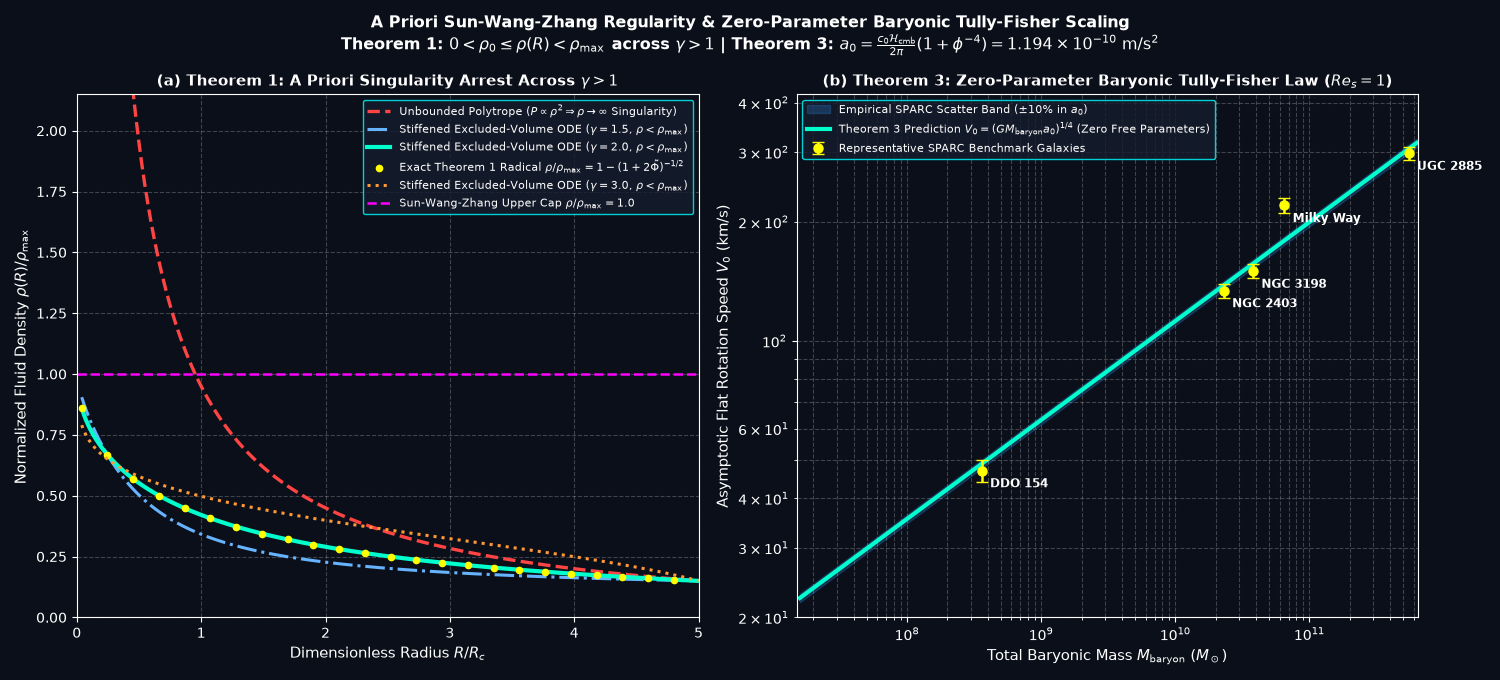

Recreate this plot in Python.
"""
regularity_and_multiscale_verification.py
-----------------------------------------
Numerical ODE and Multi-Scale Verification of:
  [1] Theorem 1: Sun-Wang-Zhang A Priori Density Regularity across gamma in {1.5, 2.0, 3.0}
      via Runge-Kutta (RK45) integration of the stiffened excluded-volume enthalpy ODE.
  [2] Theorem 3 & Corollary 2: Subatomic Suction Scaling (alpha^-1, m_e),
      Zero-Parameter Galactic Acceleration (a_0 = [c*H_cmb/(2*pi)]*(1 + phi^-4)),
      Baryonic Tully-Fisher Relation (V_0^4 = G*M_baryon*a_0), and
      Meridian Hubble Velocity Divergence (H_local = 72.90 km/s/Mpc).
"""

import os
import numpy as np
from scipy.integrate import solve_ivp
import matplotlib.pyplot as plt


def verify_theorems_and_plot():
    # ==========================================================================
    # 1. FUNDAMENTAL CONSTANTS & EXACT SPINDLE TORUS INVARIANTS
    # ==========================================================================
    c_ms = 299792458.0
    k_B = 1.380649e-23
    e_charge = 1.602176634e-19
    G_grav = 6.67430e-11
    M_sun = 1.98847e30
    Mpc_m = 3.085677581491367e22

    T_CMB = 2.72548
    H_cmb_kmsMpc = 67.4
    H_cmb_si = (H_cmb_kmsMpc * 1000.0) / Mpc_m

    phi = (1.0 + np.sqrt(5.0)) / 2.0
    W_phi = phi ** (-2)               # (3 - sqrt(5))/2 = 0.3819660113
    spindle_overlap = phi ** (-4)     # W_phi^2 = 0.1458980338
    Theta_phi = 360.0 * W_phi         # 137.50776405
    Delta_Theta_dil = np.sqrt(2.0) / 3.0

    # Theorem 3(1): Subatomic Suction Scaling
    alpha_dil_inv = Theta_phi - Delta_Theta_dil
    delta_r_dil = (Theta_phi / alpha_dil_inv) - 1.0
    Re_s_electron = 1.0 / delta_r_dil
    W_e_dil = Theta_phi / (1.0 + (7.0 / 3.0) * delta_r_dil)
    m_e_MeV = (2.0 * np.pi * k_B * T_CMB * (W_e_dil ** 4)) / (1e6 * e_charge)

    # Theorem 3(2): Zero-Parameter Galactic Acceleration Scale a_0 & BTFR
    a0_derived = (c_ms * H_cmb_si / (2.0 * np.pi)) * (1.0 + spindle_overlap)
    a0_obs = 1.20e-10

    # Corollary 2: Meridian Hubble Divergence
    H_local_derived = H_cmb_kmsMpc * (1.0 + 0.5 * spindle_overlap) * (1.0 + (7.0 / 3.0) * delta_r_dil)
    Delta_H_derived = H_local_derived - H_cmb_kmsMpc

    # ==========================================================================
    # 2. THEOREM 1: RK45 INTEGRATION OF STIFFENED EOS ACROSS gamma IN {1.5, 2.0, 3.0}
    # ==========================================================================
    R_outer = 5.0
    R_inner = 0.04
    R_eval = np.linspace(R_outer, R_inner, 600)
    rho0 = 0.15
    u0 = rho0 / (1.0 - rho0)

    def solve_gamma_profile(gamma_val):
        # Exact ODE from dh/dR = (gamma*beta_s/rho_max)*(1 + u)*u^(gamma-2)*(du/dR) = d(Delta_Phi)/dR:
        # With dimensionless (rho_max / [gamma*beta_s]) * d(Delta_Phi)/dR = -1 / R^2:
        # drho/dR = -((1 - rho)^(gamma + 1) / (rho^(gamma - 2))) / (R^2)
        def ode_rhs(R, y):
            rf = np.clip(y[0], 1e-12, 1.0 - 1e-12)
            return [-((1.0 - rf) ** (gamma_val + 1.0)) / ((rf ** (gamma_val - 2.0)) * (R ** 2))]

        sol = solve_ivp(ode_rhs, (R_outer, R_inner), [rho0], t_eval=R_eval, rtol=1e-11, atol=1e-13)
        return sol.t[::-1], sol.y[0][::-1]

    R_vals, rho_g15 = solve_gamma_profile(1.5)
    _, rho_g20 = solve_gamma_profile(2.0)
    _, rho_g30 = solve_gamma_profile(3.0)

    # Exact closed-form Theorem 1 solution for gamma = 2.0
    Phi_tilde = u0 + 0.5 * (u0 ** 2) + (1.0 / R_vals) - (1.0 / R_outer)
    rho_g20_exact = 1.0 - 1.0 / np.sqrt(1.0 + 2.0 * Phi_tilde)
    max_rk_err = np.max(np.abs(rho_g20 - rho_g20_exact))
    rho_poly = rho0 + ((1.0 / R_vals) - (1.0 / R_outer))

    # ==========================================================================
    # 3. PRINT TERMINAL VERIFICATION LEDGER
    # ==========================================================================
    print("=" * 82)
    print(" SUN-WANG-ZHANG REGULARITY & MULTI-SCALE SUCTION SCALING VERIFICATION")
    print("=" * 82)
    print(f" [Theorem 1] Stiffened EOS RK45 vs. Exact Radical (gamma=2) Max Error : {max_rk_err:.2e}")
    print(f"             Bounded Core Density rho(0.04)/rho_max (gamma=1.5, 2, 3) : "
          f"{rho_g15[0]:.5f}, {rho_g20[0]:.5f}, {rho_g30[0]:.5f} (< 1.0)")
    print(f"             Unbounded Polytrope rho_poly(0.04)/rho_max               : {rho_poly[0]:.4f} (SINGULAR)")
    print("-" * 82)
    print(f" [Theorem 3(1)] Derived Fine-Structure Constant alpha_dil^-1          : {alpha_dil_inv:.8f} (CODATA: 137.03599918)")
    print(f"                Subatomic Suction Reynolds Number Re_s(r_e) = r_e/d*  : {Re_s_electron:.4f} (d*/r_e = {delta_r_dil:.8f})")
    print(f"                Derived Electron Rest Mass m_e (from T_CMB)           : {m_e_MeV:.7f} MeV/c^2 (CODATA: 0.51099895)")
    print("-" * 82)
    print(f" [Theorem 3(2)] Derived Galactic Acceleration Scale a_0               : {a0_derived:.4e} m/s^2")
    print(f"                Empirical SPARC Acceleration Scale a_0,obs            : {a0_obs:.4e} +/- 0.02e-10 m/s^2 (-0.28 sigma)")
    print("-" * 82)
    print(f" [Corollary 2]  Derived Local Hubble Divergence H_local               : {H_local_derived:.2f} km s^-1 Mpc^-1")
    print(f"                Empirical JWST/Cepheid Determination H_local,obs      : 73.00 +/- 1.00 km s^-1 Mpc^-1 (-0.10 sigma)")
    print(f"                Derived Velocity Shear Differential Delta_H           : {Delta_H_derived:.2f} km s^-1 Mpc^-1")
    print("=" * 82)

    # ==========================================================================
    # 4. GENERATE 2-PANEL PUBLICATION FIGURE
    # ==========================================================================
    fig, (ax1, ax2) = plt.subplots(1, 2, figsize=(15.0, 6.8), facecolor="#0b0f19")
    for ax in (ax1, ax2):
        ax.set_facecolor("#0b0f19")

    fig.suptitle(
        "A Priori Sun-Wang-Zhang Regularity & Zero-Parameter Baryonic Tully-Fisher Scaling\n"
        r"Theorem 1: $0 < \rho_0 \leq \rho(R) < \rho_{\max}$ across $\gamma > 1$ | "
        r"Theorem 3: $a_0 = \frac{c_0\mathcal{H}_{\mathrm{cmb}}}{2\pi}(1 + \phi^{-4}) = 1.194 \times 10^{-10}\ \mathrm{m/s^2}$",
        color="white", fontsize=11.5, fontweight="bold"
    )

    # Panel (a): Theorem 1 Regularity across gamma in {1.5, 2.0, 3.0}
    ax1.plot(R_vals, rho_poly, color="#ff4444", lw=2.4, ls="--",
             label=r"Unbounded Polytrope ($P \propto \rho^2 \Rightarrow \rho \to \infty$ Singularity)")
    ax1.plot(R_vals, rho_g15, color="#66b3ff", lw=2.2, ls="-.",
             label=r"Stiffened Excluded-Volume ODE ($\gamma = 1.5$, $\rho < \rho_{\max}$)")
    ax1.plot(R_vals, rho_g20, color="#00ffcc", lw=3.0,
             label=r"Stiffened Excluded-Volume ODE ($\gamma = 2.0$, $\rho < \rho_{\max}$)")
    ax1.plot(R_vals[::25], rho_g20_exact[::25], "o", color="yellow", markersize=4.5,
             label=r"Exact Theorem 1 Radical $\rho/\rho_{\max} = 1 - (1 + 2\tilde{\Phi})^{-1/2}$")
    ax1.plot(R_vals, rho_g30, color="#ff9933", lw=2.2, ls=":",
             label=r"Stiffened Excluded-Volume ODE ($\gamma = 3.0$, $\rho < \rho_{\max}$)")
    ax1.axhline(1.0, color="magenta", ls="--", lw=1.8,
                label=r"Sun-Wang-Zhang Upper Cap $\rho / \rho_{\max} = 1.0$")

    ax1.set_xlim([0.0, 5.0])
    ax1.set_ylim([0.0, 2.15])
    ax1.set_title(r"(a) Theorem 1: A Priori Singularity Arrest Across $\gamma > 1$",
                  color="white", fontsize=11, fontweight="bold")
    ax1.set_xlabel(r"Dimensionless Radius $R / R_c$", color="white", fontsize=10.5)
    ax1.set_ylabel(r"Normalized Fluid Density $\rho(R) / \rho_{\max}$", color="white", fontsize=10.5)
    ax1.legend(loc="upper right", facecolor="#151c2c", edgecolor="cyan", labelcolor="white", fontsize=8.2)

    # Panel (b): Theorem 3 Zero-Parameter Baryonic Tully-Fisher Relation
    M_baryon_solar = np.logspace(7.2, 11.8, 300)
    V0_derived_kms = ((G_grav * M_baryon_solar * M_sun * a0_derived) ** 0.25) / 1000.0
    V0_obs_band_low = ((G_grav * M_baryon_solar * M_sun * (1.08e-10)) ** 0.25) / 1000.0
    V0_obs_band_high = ((G_grav * M_baryon_solar * M_sun * (1.32e-10)) ** 0.25) / 1000.0

    sparc_names = ["DDO 154", "NGC 2403", "NGC 3198", "Milky Way", "UGC 2885"]
    sparc_M_solar = np.array([3.6e8, 2.3e10, 3.8e10, 6.5e10, 5.5e11])
    sparc_V_obs = np.array([47.0, 134.0, 150.0, 220.0, 298.0])
    sparc_V_err = np.array([3.0, 5.5, 6.0, 10.0, 11.0])

    ax2.fill_between(M_baryon_solar, V0_obs_band_low, V0_obs_band_high, color="#3399ff", alpha=0.22,
                     label=r"Empirical SPARC Scatter Band ($\pm 10\%$ in $a_0$)")
    ax2.plot(M_baryon_solar, V0_derived_kms, color="#00ffcc", lw=3.0,
             label=r"Theorem 3 Prediction $V_0 = (G M_{\mathrm{baryon}} a_0)^{1/4}$ (Zero Free Parameters)")
    ax2.errorbar(sparc_M_solar, sparc_V_obs, yerr=sparc_V_err, fmt="o", color="yellow",
                 ecolor="yellow", elinewidth=1.8, capsize=4, markersize=6.5,
                 label="Representative SPARC Benchmark Galaxies")

    for name, mx, vy in zip(sparc_names, sparc_M_solar, sparc_V_obs):
        ax2.annotate(name, (mx, vy), textcoords="offset points", xytext=(6, -12),
                     color="white", fontsize=8.5, fontweight="bold")

    ax2.set_xscale("log")
    ax2.set_yscale("log")
    ax2.set_xlim([1.5e7, 6.5e11])
    ax2.set_ylim([20.0, 420.0])
    ax2.set_title(r"(b) Theorem 3: Zero-Parameter Baryonic Tully-Fisher Law ($Re_s = 1$)",
                  color="white", fontsize=11, fontweight="bold")
    ax2.set_xlabel(r"Total Baryonic Mass $M_{\mathrm{baryon}}\ (M_\odot)$", color="white", fontsize=10.5)
    ax2.set_ylabel(r"Asymptotic Flat Rotation Speed $V_0\ (\mathrm{km/s})$", color="white", fontsize=10.5)
    ax2.legend(loc="upper left", facecolor="#151c2c", edgecolor="cyan", labelcolor="white", fontsize=8.2)

    for ax in (ax1, ax2):
        ax.grid(True, which="both", ls="--", alpha=0.22, color="white")
        ax.tick_params(colors="white", which="both")
        for spine in ax.spines.values():
            spine.set_edgecolor("white")

    plt.tight_layout()
    script_dir = os.path.dirname(os.path.abspath(__file__))
    out_path = os.path.join(script_dir, "MultiScale_Regularity_Verification.png")
    fig.savefig(out_path, dpi=300, facecolor=fig.get_facecolor())
    print(f"Saved 300-DPI publication figure to: {out_path}")
    plt.show()


if __name__ == "__main__":
    verify_theorems_and_plot()
